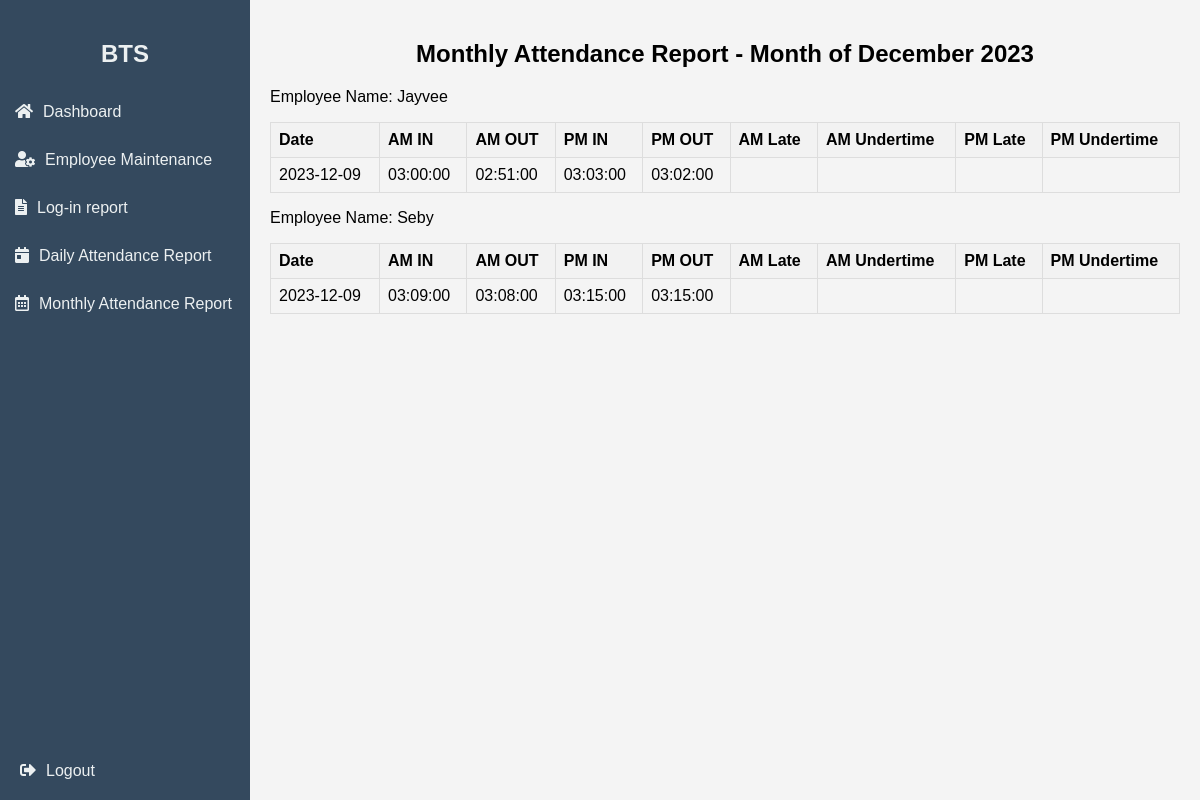
Before: /EAS/monthly_attendance_report.php with the older database file.
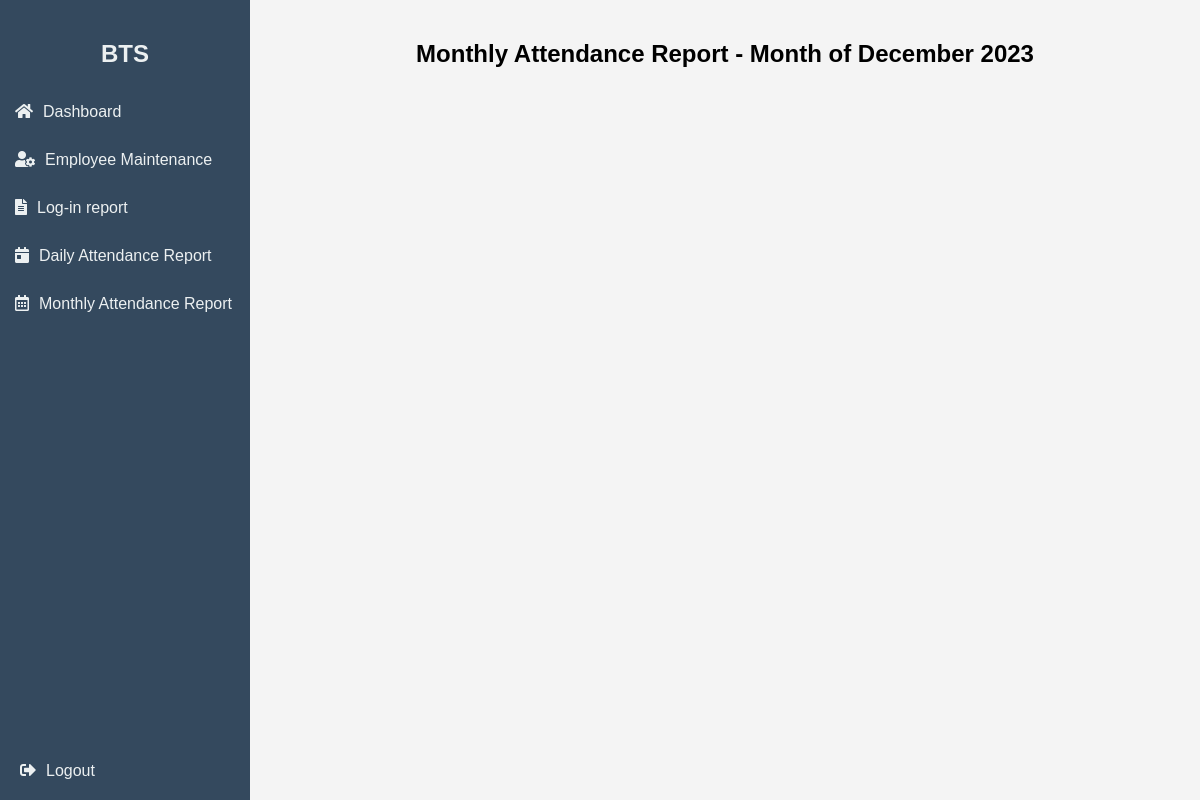
After: the same page with the newer database file.
### tables this page shows
CREATE TABLE `atlog` (
  `atlog_id` int(11) NOT NULL,
  `emp_id` int(11) NOT NULL,
  `atlog_date` date DEFAULT NULL,
  `am_in` time DEFAULT NULL,
  `am_out` time DEFAULT NULL,
  `pm_in` time DEFAULT NULL,
  `pm_out` time DEFAULT NULL,
  `am_late` time DEFAULT NULL,
  `am_undertime` time DEFAULT NULL,
  `pm_late` time DEFAULT NULL,
  `pm_undertime` time DEFAULT NULL
);

CREATE TABLE `employee` (
  `emp_id` int(11) NOT NULL,
  `user_code` varchar(100) NOT NULL,
  `name` varchar(100) NOT NULL,
  `login_date` date DEFAULT NULL,
  `login_time` time DEFAULT NULL,
  `department` varchar(50) DEFAULT NULL,
  `email` varchar(100) DEFAULT NULL,
  `phone` varchar(15) DEFAULT NULL,
  `address` varchar(255) DEFAULT NULL,
  `position` varchar(50) DEFAULT NULL,
  `status` varchar(20) DEFAULT NULL,
  `logout_date` date DEFAULT NULL,
  `logout_time` time DEFAULT NULL,
  `user_id` int(11) DEFAULT NULL
);

### EAS/monthly_attendance_report.php (the view, shortened to what this page needs)
<!DOCTYPE html>
<html lang="en">
<head>
    <link rel="stylesheet" href="https://cdnjs.cloudflare.com/ajax/libs/font-awesome/5.15.4/css/all.min.css">
    <link rel="stylesheet" href="css/dashboard_admin_test.css">
    <link rel="stylesheet" href="css/monthly_attendance_report.css">
</head>
<body>
<div class="sidebar">
    <h2>BTS</h2>
    <ul>
        <li><a href="dashboard.php"><i class="fas fa-home"></i>Dashboard</a></li>
        <li><a href="employee_maintenance.php"><i class="fas fa-user-cog"></i>Employee Maintenance</a></li>
        <li><a href="login_report.php"><i class="fas fa-file-alt"></i>Log-in report</a></li>
        <li><a href="daily_attendance_report.php"><i class="fas fa-calendar-day"></i>Daily Attendance Report</a></li>
        <li><a href="monthly_attendance_report.php"><i class="far fa-calendar-alt"></i>Monthly Attendance Report</a></li>
    </ul>
    <a href="login/logout.php" class="logout-btn"><i class="fas fa-sign-out-alt"></i>Logout</a>
</div>
<div class="content">
			<?php
include "connect.php";
$currentMonth = date("m");
$currentYear = date("Y");
$sql = "SELECT employee.emp_id, employee.name, atlog.atlog_date, atlog.am_in, atlog.am_out, atlog.pm_in, atlog.pm_out, atlog.am_late, atlog.am_undertime, atlog.pm_late, atlog.pm_undertime
        FROM atlog
        INNER JOIN employee ON atlog.emp_id = employee.emp_id
        WHERE MONTH(atlog.atlog_date) = ? AND YEAR(atlog.atlog_date) = ?
        ORDER BY employee.emp_id, atlog.atlog_date";
$currentEmployeeID = null;
echo "<h2>Monthly Attendance Report - Month of " . date("F Y") . "</h2>";
$stmt = mysqli_prepare($conn, $sql);
mysqli_stmt_bind_param($stmt, "ss", $currentMonth, $currentYear);
mysqli_stmt_execute($stmt);
$result = mysqli_stmt_get_result($stmt);
$atlogData = mysqli_fetch_all($result, MYSQLI_ASSOC);
foreach ($atlogData as $atlog) {
    if ($atlog['emp_id'] !== $currentEmployeeID) {
        if ($currentEmployeeID !== null) {
            echo "</tbody></table>";
        }
        $currentEmployeeID = $atlog['emp_id'];
        $employeeName = $atlog['name'];
        echo "<p>Employee Name: $employeeName</p>";
        echo "<table>
                <thead>
                    <tr>
                        <th>Date</th>
                        <th>AM IN</th>
                        <th>AM OUT</th>
                        <th>PM IN</th>
                        <th>PM OUT</th>
                        <th>AM Late</th>
                        <th>AM Undertime</th>
                        <th>PM Late</th>
                        <th>PM Undertime</th>
                    </tr>
                </thead>
            <tbody>";
    }
    echo "<tr>";
    echo "<td>{$atlog['atlog_date']}</td>";
    echo "<td>{$atlog['am_in']}</td>";
    echo "<td>{$atlog['am_out']}</td>";
    echo "<td>{$atlog['pm_in']}</td>";
    echo "<td>{$atlog['pm_out']}</td>";
    echo "<td>{$atlog['am_late']}</td>";
    echo "<td>{$atlog['am_undertime']}</td>";
    echo "<td>{$atlog['pm_late']}</td>";
    echo "<td>{$atlog['pm_undertime']}</td>";
    echo "</tr>";
}
if ($currentEmployeeID !== null) {
    echo "</tbody></table>";
}
?>
    </div>
</body>
</html>

Changed rows visible on the page:
removed atlog: emp.name "Jayvee", atlog_date "2023-12-09", am_in "03:00:00", am_out "02:51:00", pm_in "03:03:00", pm_out "03:02:00"
removed atlog: emp.name "Seby", atlog_date "2023-12-09", am_in "03:09:00", am_out "03:08:00", pm_in "03:15:00", pm_out "03:15:00"
